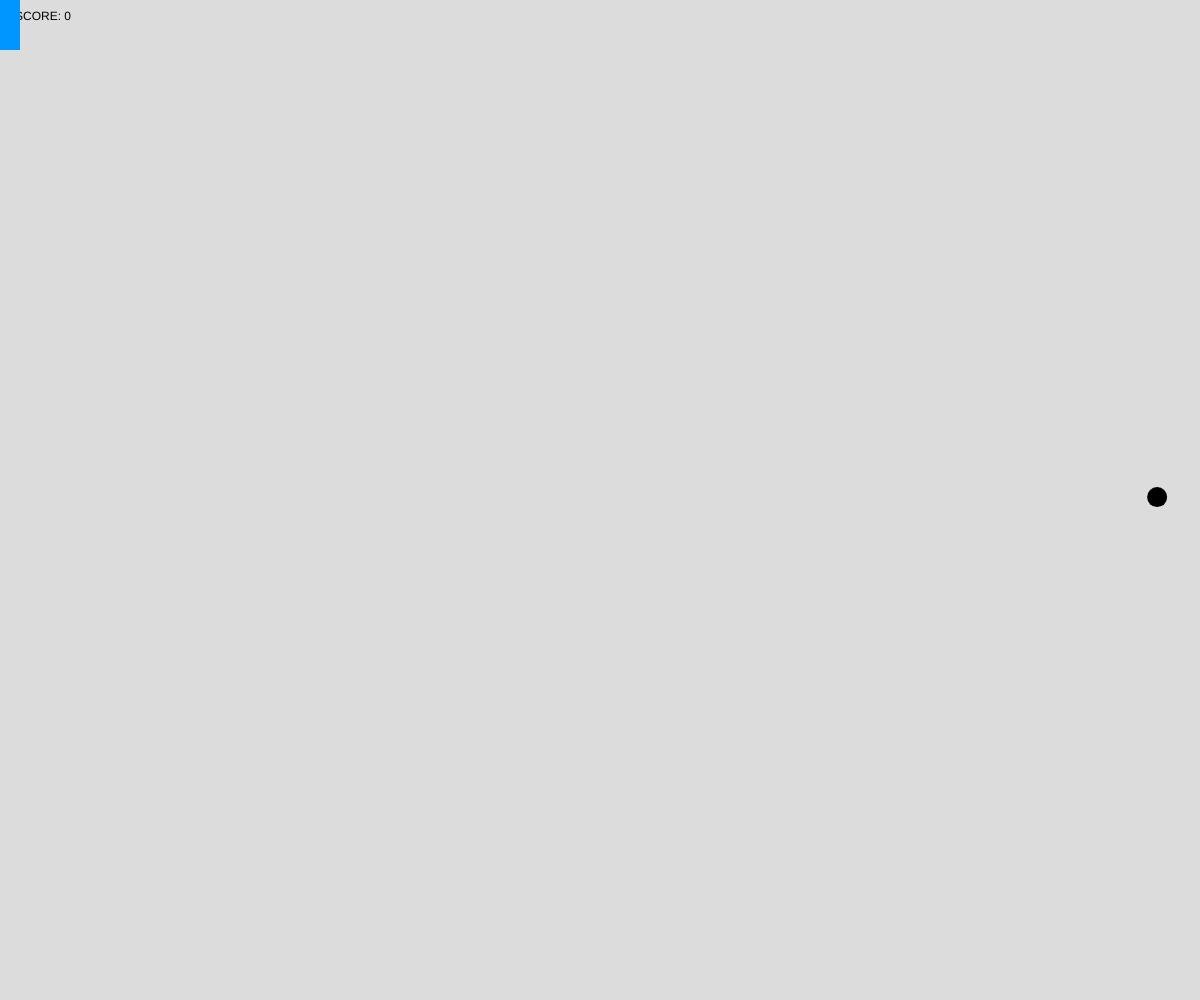
Frame 1 (no input)
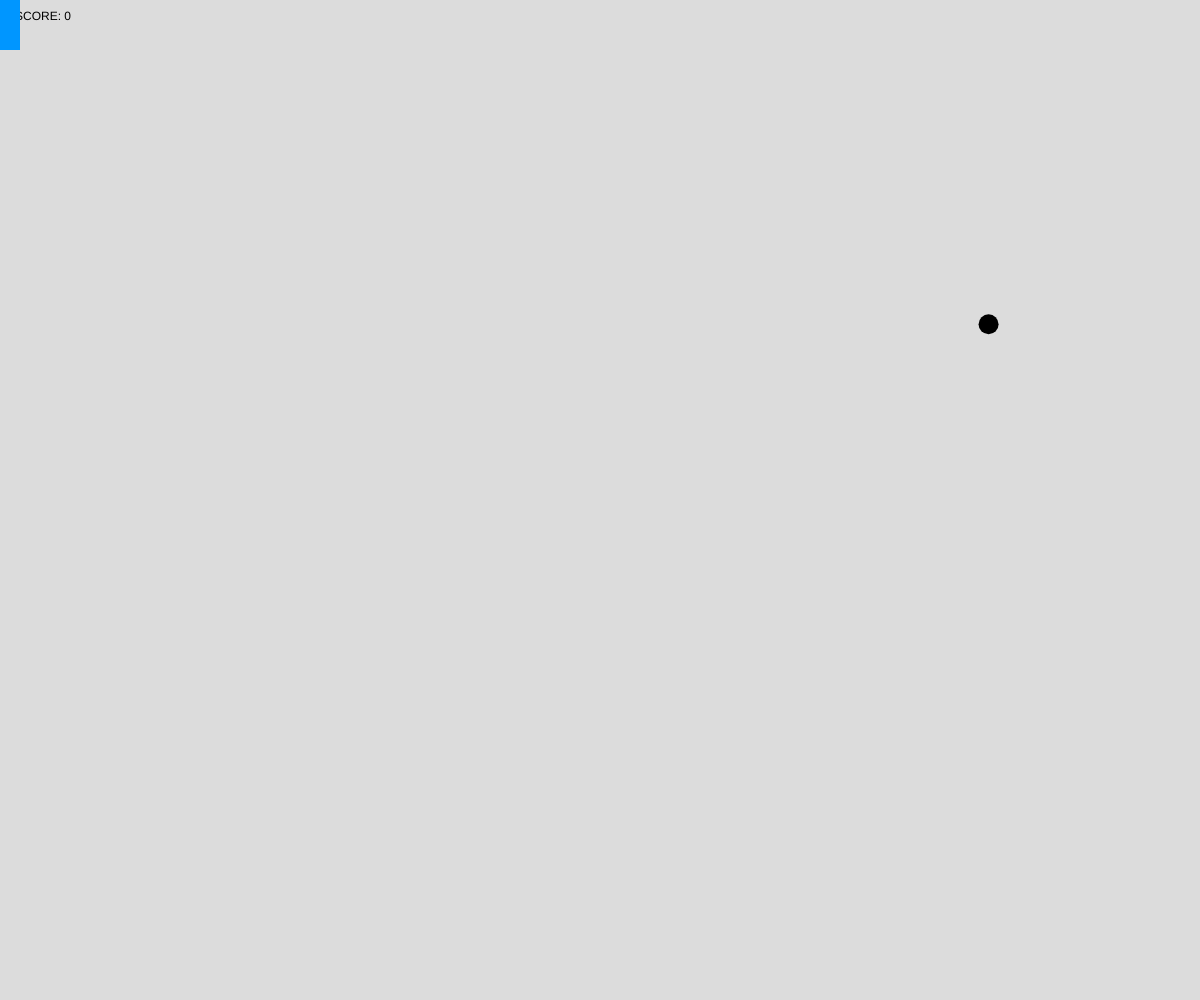
Frame 60 (no input)
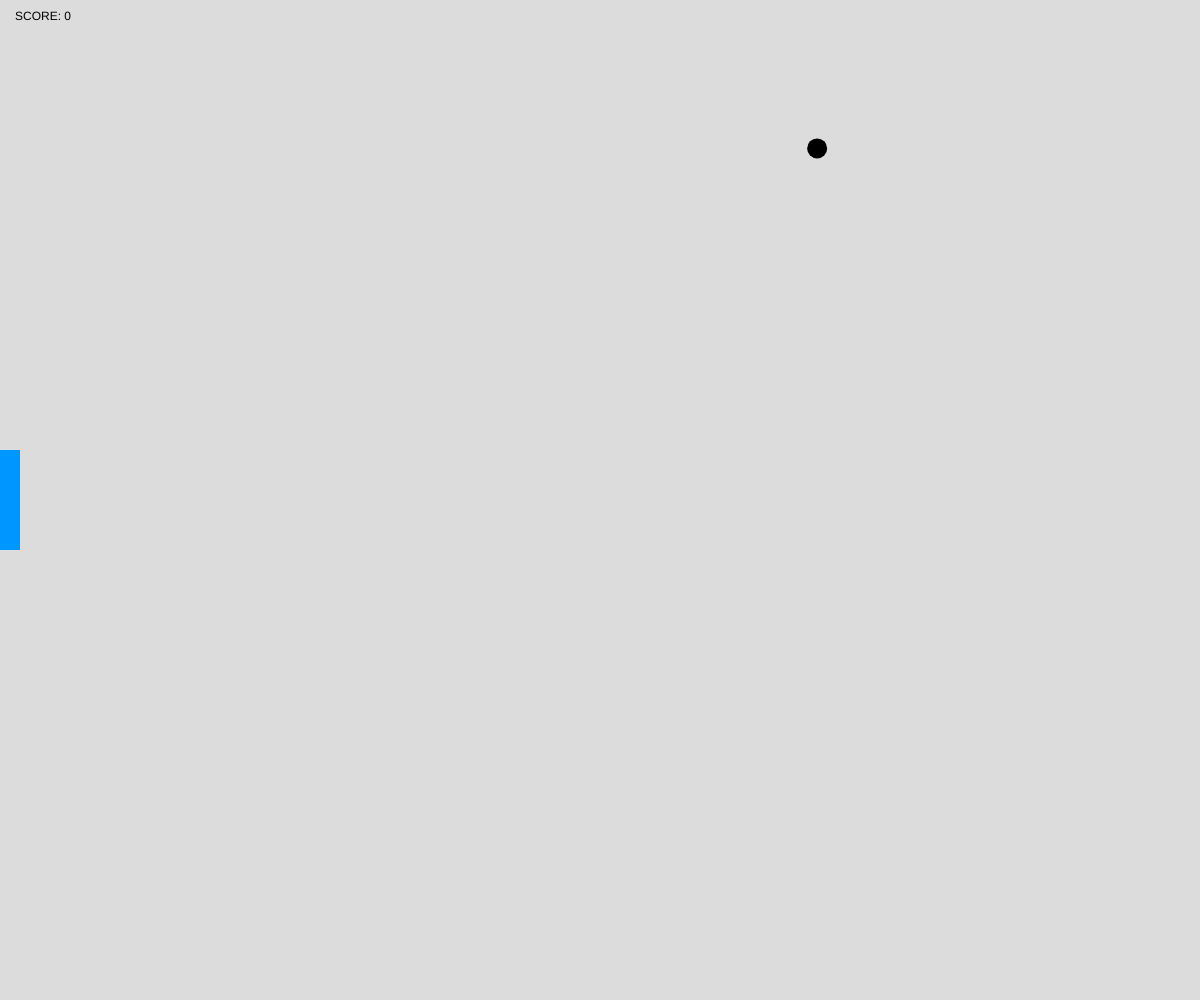
Frame 120 (the mouse pressed at the canvas centre since frame 60)

The p5.js sketch that drew these frames (run headless with seeded random() and noise() and a simulated clock; from frame 60 on, the mouse is pressed at the canvas centre):

// p5.js sketch
// ── sketch.js
/*
PONG
Jeff Thompson | 2023 | jeffreythompson.org

https://www.ponggame.org

CHALLENGE
1. Can you make the speed of the ball increase
   as the score goes up? Or make the paddle shorter?

*/

let score = 0;
let ball;
let paddle;

function setup() {
  createCanvas(windowWidth, windowHeight);
  noCursor();
  
  ball = new Ball();
  paddle = new Paddle();
}

function draw() {
  background(220);

  fill(0);
  noStroke();
  text('SCORE: ' + score, 15,20);
  
  ball.update();
  ball.display();
  
  paddle.update();
  paddle.display();
}


// ── ball.js
class Ball {
  constructor() {
    this.dia = 20;

    // set the initial position/speed
    this.respawn();
  }
  update() {
    // add the speed to the position to
    // move the ball (note the weird syntax
    // when using vectors))
    this.position.add(this.speed);

    // collision with paddle, reverse!
    // (and add 1 to the score)
    let hit = this.checkCollision(paddle);
    if (hit) {
      this.speed.x *= -1;
      score += 1;
    }
    // past left edge, respawn!
    // (and reduce score by 1)
    if (this.position.x < 0) {
      this.respawn();
      score -= 1;
    }
    // bounce off left edge
    if (this.position.x > width - this.dia/2) {
      this.speed.x *= -1;
    }
    // bounce off top/bottom too
    if (this.position.y < this.dia/2 || this.position.y > height - this.dia/2) {
      this.speed.y *= -1;
    }
  }
  display() {
    fill(0);
    noStroke();
    circle(this.position.x, this.position.y, this.dia);
  }
  respawn() {
    this.position = createVector(width-this.dia*2, height/2);
    this.speed = createVector(
      random(-2, -5),  // always to the left!
      random(-5, 5)
    );
  }
  checkCollision(p) {
    // this looks intimidating but is pretty
    // simple once you unpack it...
    // 1. if past the right edge of the paddle, AND
    // 2. below the top of the paddle, AND
    // 3. above the bottom of the paddle, AND 
    // 4. if moving left (helps prevent the dreaded
    //    wiggle when hitting the paddle)
    if (this.position.x - this.dia/2 < p.x + p.w/2 && 
        this.position.y > p.y - p.h/2 &&
        this.position.y < p.y + p.h/2 &&
        this.speed.x < 0) {
          // if all of those things are true,
          // return true!
          return true;
    }
    // otherwise, return false
    return false;
  }
}


// ── paddle.js
class Paddle {
  constructor() {
    this.w = 20;
    this.h = 100;

    this.x = this.w / 2;
    this.y = height / 2;
  }
  update() {
    this.y = mouseY;
  }
  display() {
    fill(0,150,255);
    noStroke();
    rectMode(CENTER);
    rect(this.x, this.y, this.w, this.h);
  }
}
